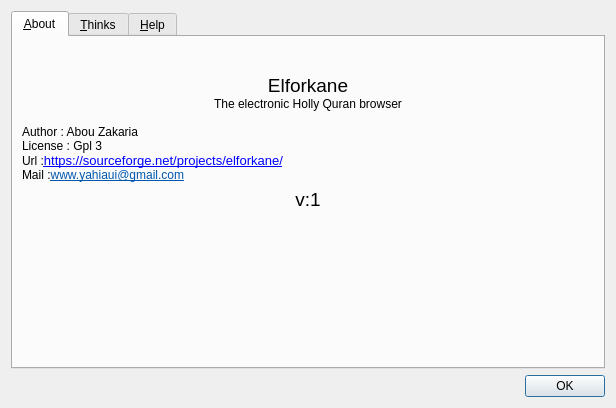
<?xml version="1.0" encoding="UTF-8"?>
<ui version="4.0">
 <class>DialogAbout</class>
 <widget class="QDialog" name="DialogAbout">
  <property name="geometry">
   <rect>
    <x>0</x>
    <y>0</y>
    <width>616</width>
    <height>408</height>
   </rect>
  </property>
  <property name="windowTitle">
   <string>About</string>
  </property>
  <layout class="QGridLayout" name="gridLayout">
   <item row="2" column="0">
    <widget class="QDialogButtonBox" name="buttonBox">
     <property name="orientation">
      <enum>Qt::Horizontal</enum>
     </property>
     <property name="standardButtons">
      <set>QDialogButtonBox::Ok</set>
     </property>
    </widget>
   </item>
   <item row="1" column="0">
    <widget class="QTabWidget" name="tabWidget">
     <property name="currentIndex">
      <number>0</number>
     </property>
     <widget class="QWidget" name="tab">
      <attribute name="title">
       <string>&amp;About</string>
      </attribute>
      <layout class="QVBoxLayout" name="verticalLayout">
       <item>
        <widget class="QLabel" name="label">
         <property name="text">
          <string>&lt;!DOCTYPE HTML PUBLIC &quot;-//W3C//DTD HTML 4.0//EN&quot; &quot;http://www.w3.org/TR/REC-html40/strict.dtd&quot;&gt;
&lt;html&gt;&lt;head&gt;&lt;meta name=&quot;qrichtext&quot; content=&quot;1&quot; /&gt;&lt;style type=&quot;text/css&quot;&gt;
p, li { white-space: pre-wrap; }
&lt;/style&gt;&lt;/head&gt;&lt;body style=&quot; font-family:'Microsoft Sans Serif'; font-size:9pt; font-weight:400; font-style:normal;&quot;&gt;
&lt;p align=&quot;center&quot; style=&quot; margin-top:0px; margin-bottom:0px; margin-left:0px; margin-right:0px; -qt-block-indent:0; text-indent:0px;&quot;&gt;&lt;img src=&quot;:/img/elforkane.png&quot; /&gt;&lt;/p&gt;
&lt;p align=&quot;center&quot; style=&quot;-qt-paragraph-type:empty; margin-top:0px; margin-bottom:0px; margin-left:0px; margin-right:0px; -qt-block-indent:0; text-indent:0px;&quot;&gt;&lt;/p&gt;
&lt;p align=&quot;center&quot; style=&quot; margin-top:0px; margin-bottom:0px; margin-left:0px; margin-right:0px; -qt-block-indent:0; text-indent:0px;&quot;&gt;&lt;span style=&quot; font-size:14pt;&quot;&gt;Elforkane&lt;/span&gt;&lt;/p&gt;
&lt;p align=&quot;center&quot; style=&quot; margin-top:0px; margin-bottom:0px; margin-left:0px; margin-right:0px; -qt-block-indent:0; text-indent:0px;&quot;&gt;The electronic Holly Quran browser&lt;/p&gt;
&lt;p align=&quot;center&quot; style=&quot;-qt-paragraph-type:empty; margin-top:0px; margin-bottom:0px; margin-left:0px; margin-right:0px; -qt-block-indent:0; text-indent:0px;&quot;&gt;&lt;/p&gt;
&lt;p style=&quot; margin-top:0px; margin-bottom:0px; margin-left:0px; margin-right:0px; -qt-block-indent:0; text-indent:0px;&quot;&gt;Author : Abou Zakaria&lt;/p&gt;
&lt;p style=&quot; margin-top:0px; margin-bottom:0px; margin-left:0px; margin-right:0px; -qt-block-indent:0; text-indent:0px;&quot;&gt;License : Gpl 3&lt;/p&gt;
&lt;p style=&quot; margin-top:0px; margin-bottom:0px; margin-left:0px; margin-right:0px; -qt-block-indent:0; text-indent:0px;&quot;&gt;Url :&lt;a href=&quot;https://sourceforge.net/projects/elforkane/&quot;&gt;&lt;span style=&quot; font-family:'Ubuntu'; font-size:10pt; text-decoration: underline; color:#0000ff;&quot;&gt;https://sourceforge.net/projects/elforkane/&lt;/span&gt;&lt;/a&gt;&lt;/p&gt;
&lt;p style=&quot; margin-top:0px; margin-bottom:0px; margin-left:0px; margin-right:0px; -qt-block-indent:0; text-indent:0px;&quot;&gt;Mail :&lt;a href=&quot;www.yahiaui@gmail.com&quot;&gt;&lt;span style=&quot; text-decoration: underline; color:#0057ae;&quot;&gt;www.yahiaui@gmail.com&lt;/span&gt;&lt;/a&gt;&lt;/p&gt;&lt;/body&gt;&lt;/html&gt;</string>
         </property>
        </widget>
       </item>
       <item>
        <widget class="QLabel" name="labelvertion">
         <property name="font">
          <font>
           <pointsize>14</pointsize>
          </font>
         </property>
         <property name="text">
          <string>v:1</string>
         </property>
         <property name="alignment">
          <set>Qt::AlignCenter</set>
         </property>
        </widget>
       </item>
       <item>
        <spacer name="verticalSpacer">
         <property name="orientation">
          <enum>Qt::Vertical</enum>
         </property>
         <property name="sizeHint" stdset="0">
          <size>
           <width>20</width>
           <height>40</height>
          </size>
         </property>
        </spacer>
       </item>
      </layout>
     </widget>
     <widget class="QWidget" name="tab_2">
      <attribute name="title">
       <string>&amp;Thinks</string>
      </attribute>
      <layout class="QVBoxLayout" name="verticalLayout_3">
       <item>
        <widget class="QTextEdit" name="textEdit_2">
         <property name="readOnly">
          <bool>true</bool>
         </property>
         <property name="html">
          <string>&lt;!DOCTYPE HTML PUBLIC &quot;-//W3C//DTD HTML 4.0//EN&quot; &quot;http://www.w3.org/TR/REC-html40/strict.dtd&quot;&gt;
&lt;html&gt;&lt;head&gt;&lt;meta name=&quot;qrichtext&quot; content=&quot;1&quot; /&gt;&lt;style type=&quot;text/css&quot;&gt;
p, li { white-space: pre-wrap; }
&lt;/style&gt;&lt;/head&gt;&lt;body style=&quot; font-family:'Noto Naskh Arabic'; font-size:10pt; font-weight:400; font-style:normal;&quot;&gt;
&lt;p dir='rtl' style=&quot; margin-top:0px; margin-bottom:0px; margin-left:0px; margin-right:0px; -qt-block-indent:0; text-indent:0px;&quot;&gt;&lt;span style=&quot; font-family:'Microsoft Sans Serif'; font-size:9pt;&quot;&gt;أتقدم بجزيل الشكر لاعضاء موقع القرءان الكريم بجامعة الملك سعود&lt;/span&gt;&lt;/p&gt;
&lt;p align=&quot;right&quot; style=&quot; margin-top:0px; margin-bottom:0px; margin-left:0px; margin-right:0px; -qt-block-indent:0; text-indent:0px;&quot;&gt;&lt;a href=&quot;http://quran.ksu.edu.su/&quot;&gt;&lt;span style=&quot; font-family:'Times New Roman, serif'; font-size:9pt; text-decoration: underline; color:#0057ae;&quot;&gt;http://quran.ksu.edu.su&lt;/span&gt;&lt;/a&gt;&lt;/p&gt;
&lt;p style=&quot;-qt-paragraph-type:empty; margin-top:0px; margin-bottom:0px; margin-left:0px; margin-right:0px; -qt-block-indent:0; text-indent:0px; font-family:'Microsoft Sans Serif'; font-size:9pt;&quot;&gt;&lt;br /&gt;&lt;/p&gt;
&lt;p align=&quot;right&quot; dir='rtl' style=&quot; margin-top:0px; margin-bottom:0px; margin-left:0px; margin-right:0px; -qt-block-indent:0; text-indent:0px;&quot;&gt;&lt;span style=&quot; font-family:'Microsoft Sans Serif'; font-size:12pt;&quot;&gt;و أعضاء مجتمع لينكس العربي   &lt;/span&gt;&lt;a href=&quot;www.linuxac.org&quot;&gt;&lt;span style=&quot; font-family:'Microsoft Sans Serif'; font-size:9pt; text-decoration: underline; color:#0057ae;&quot;&gt;www.linuxac.org&lt;/span&gt;&lt;/a&gt;&lt;/p&gt;
&lt;p align=&quot;right&quot; style=&quot;-qt-paragraph-type:empty; margin-top:0px; margin-bottom:0px; margin-left:0px; margin-right:0px; -qt-block-indent:0; text-indent:0px; font-family:'Ubuntu'; font-size:9pt;&quot;&gt;&lt;br /&gt;&lt;/p&gt;
&lt;p align=&quot;right&quot; style=&quot; margin-top:0px; margin-bottom:0px; margin-left:0px; margin-right:0px; -qt-block-indent:0; text-indent:0px;&quot;&gt;&lt;span style=&quot; font-family:'Microsoft Sans Serif'; font-size:9pt;&quot;&gt;واخص بالذكر منهم محمد شعبان على تعاونه الكبير &lt;/span&gt;&lt;/p&gt;
&lt;p align=&quot;right&quot; style=&quot; margin-top:0px; margin-bottom:0px; margin-left:0px; margin-right:0px; -qt-block-indent:0; text-indent:0px;&quot;&gt;&lt;span style=&quot; font-family:'Microsoft Sans Serif'; font-size:9pt;&quot;&gt;و البكري على الايقونة الجميلة للبرنامج&lt;/span&gt;&lt;/p&gt;
&lt;p align=&quot;right&quot; style=&quot;-qt-paragraph-type:empty; margin-top:0px; margin-bottom:0px; margin-left:0px; margin-right:0px; -qt-block-indent:0; text-indent:0px; font-family:'Microsoft Sans Serif'; font-size:9pt;&quot;&gt;&lt;br /&gt;&lt;/p&gt;
&lt;p align=&quot;right&quot; dir='rtl' style=&quot; margin-top:0px; margin-bottom:0px; margin-left:0px; margin-right:0px; -qt-block-indent:0; text-indent:0px;&quot;&gt;&lt;span style=&quot; font-family:'Microsoft Sans Serif'; font-size:12pt;&quot;&gt;وأعضاء مجتمع كيوتي العربي  &lt;/span&gt;&lt;a href=&quot;www.qt-ar.org&quot;&gt;&lt;span style=&quot; font-family:'Microsoft Sans Serif'; font-size:9pt; text-decoration: underline; color:#0057ae;&quot;&gt;www.qt-ar.org&lt;/span&gt;&lt;/a&gt;&lt;/p&gt;
&lt;p align=&quot;right&quot; style=&quot;-qt-paragraph-type:empty; margin-top:0px; margin-bottom:0px; margin-left:0px; margin-right:0px; -qt-block-indent:0; text-indent:0px; font-family:'Ubuntu'; font-size:9pt;&quot;&gt;&lt;br /&gt;&lt;/p&gt;
&lt;p align=&quot;right&quot; style=&quot;-qt-paragraph-type:empty; margin-top:0px; margin-bottom:0px; margin-left:0px; margin-right:0px; -qt-block-indent:0; text-indent:0px; font-family:'Microsoft Sans Serif'; font-size:9pt;&quot;&gt;&lt;br /&gt;&lt;/p&gt;
&lt;p align=&quot;right&quot; dir='rtl' style=&quot; margin-top:0px; margin-bottom:0px; margin-left:0px; margin-right:0px; -qt-block-indent:0; text-indent:0px;&quot;&gt;&lt;span style=&quot; font-family:'Microsoft Sans Serif'; font-size:9pt;&quot;&gt;وكل من ساهم او شارك او ابدى رئيا او نقدا  لاخراج هذا البرنامج&lt;/span&gt;&lt;/p&gt;&lt;/body&gt;&lt;/html&gt;</string>
         </property>
         <property name="textInteractionFlags">
          <set>Qt::LinksAccessibleByMouse|Qt::TextSelectableByMouse</set>
         </property>
        </widget>
       </item>
      </layout>
     </widget>
     <widget class="QWidget" name="tab_3">
      <attribute name="title">
       <string>&amp;Help</string>
      </attribute>
      <layout class="QVBoxLayout" name="verticalLayout_4">
       <item>
        <widget class="QTextEdit" name="textEdit">
         <property name="readOnly">
          <bool>true</bool>
         </property>
         <property name="html">
          <string>&lt;!DOCTYPE HTML PUBLIC &quot;-//W3C//DTD HTML 4.0//EN&quot; &quot;http://www.w3.org/TR/REC-html40/strict.dtd&quot;&gt;
&lt;html&gt;&lt;head&gt;&lt;meta name=&quot;qrichtext&quot; content=&quot;1&quot; /&gt;&lt;style type=&quot;text/css&quot;&gt;
p, li { white-space: pre-wrap; }
&lt;/style&gt;&lt;/head&gt;&lt;body style=&quot; font-family:'Noto Naskh Arabic'; font-size:10pt; font-weight:400; font-style:normal;&quot;&gt;
&lt;p align=&quot;right&quot; dir='rtl' style=&quot; margin-top:18px; margin-bottom:12px; margin-left:0px; margin-right:0px; -qt-block-indent:0; text-indent:0px;&quot;&gt;&lt;span style=&quot; font-family:'Microsoft Sans Serif'; font-size:11pt; font-weight:600;&quot;&gt;كيفية الحصول على ملفات القرءان الكريم باصوات المقرئين&lt;/span&gt;&lt;span style=&quot; font-family:'Arial, sans-serif'; font-size:11pt; font-weight:600;&quot;&gt;:&lt;/span&gt;&lt;/p&gt;
&lt;p align=&quot;right&quot; dir='rtl' style=&quot; margin-top:12px; margin-bottom:12px; margin-left:0px; margin-right:0px; -qt-block-indent:0; text-indent:0px;&quot;&gt;&lt;span style=&quot; font-family:'Times New Roman, serif'; font-size:12pt; font-weight:600; color:#ff0000;&quot;&gt;1&lt;/span&gt;&lt;span style=&quot; font-family:'Times New Roman, serif'; font-size:11pt;&quot;&gt;-&lt;/span&gt;&lt;span style=&quot; font-family:'Microsoft Sans Serif'; font-size:11pt;&quot;&gt;اذا كان لك اتصال بالانترنيت ذو سرعة مناسبة فيمكنك الاستماع مباشرة الى المقرئ الذي تختاره كما يمكنك تغيير موقع القراءة اذا كان لك موقع تعرفه يعتمد على الصيغة التي يعمل بها البرنامج وهي ملف صوت لكل اية &lt;/span&gt;&lt;/p&gt;
&lt;p align=&quot;right&quot; dir='rtl' style=&quot; margin-top:12px; margin-bottom:12px; margin-left:0px; margin-right:0px; -qt-block-indent:0; text-indent:0px;&quot;&gt;&lt;span style=&quot; font-family:'Times New Roman, serif'; font-size:11pt; font-weight:600; color:#ff0000;&quot;&gt;2&lt;/span&gt;&lt;span style=&quot; font-family:'Times New Roman, serif'; font-size:11pt;&quot;&gt;-&lt;/span&gt;&lt;span style=&quot; font-family:'Microsoft Sans Serif'; font-size:11pt;&quot;&gt;كما يمكنك تحميل ملفات الاصوات من موقع القرءان الكريم بجامعة الملك سعود&lt;/span&gt;&lt;/p&gt;
&lt;p align=&quot;right&quot; dir='rtl' style=&quot; margin-top:12px; margin-bottom:12px; margin-left:0px; margin-right:0px; -qt-block-indent:0; text-indent:0px;&quot;&gt;&lt;a href=&quot;http://quran.ksu.edu.sa/ayat/?l=ar&amp;amp;pg=patches&quot;&gt;&lt;span style=&quot; font-family:'Microsoft Sans Serif'; font-size:11pt; text-decoration: underline; color:#0057ae;&quot;&gt;http://quran.ksu.edu.sa/ayat/?l=ar&amp;amp;pg=patches&lt;/span&gt;&lt;/a&gt;&lt;/p&gt;
&lt;p align=&quot;right&quot; dir='rtl' style=&quot; margin-top:12px; margin-bottom:12px; margin-left:0px; margin-right:0px; -qt-block-indent:0; text-indent:0px;&quot;&gt;&lt;span style=&quot; font-family:'Microsoft Sans Serif'; font-size:11pt;&quot;&gt;ستحصل على ملفات من نوع زيب ذات امتداد &lt;/span&gt;&lt;span style=&quot; font-family:'Times New Roman, serif'; font-size:11pt;&quot;&gt;&amp;quot;.ayt&amp;quot;&lt;/span&gt;&lt;/p&gt;
&lt;p align=&quot;right&quot; dir='rtl' style=&quot; margin-top:12px; margin-bottom:12px; margin-left:0px; margin-right:0px; -qt-block-indent:0; text-indent:0px;&quot;&gt;&lt;span style=&quot; font-family:'Microsoft Sans Serif'; font-size:11pt;&quot;&gt;غير الامتداد الى &lt;/span&gt;&lt;span style=&quot; font-family:'Times New Roman, serif'; font-size:11pt;&quot;&gt;&amp;quot;zip&amp;quot; &lt;/span&gt;&lt;span style=&quot; font-family:'Microsoft Sans Serif'; font-size:11pt;&quot;&gt;ثم ازل الضغط عن الملف ستجد بداخل المجلد المتحصل عليه مجلدا باسم المقرئ و ونوعية الضغط بداخله ملفات الصوت ضعه اين تشاء على جهازك او في قرص مضغوط او في فلاش &lt;/span&gt;&lt;/p&gt;
&lt;p align=&quot;right&quot; dir='rtl' style=&quot; margin-top:12px; margin-bottom:12px; margin-left:0px; margin-right:0px; -qt-block-indent:0; text-indent:0px;&quot;&gt;&lt;span style=&quot; font-family:'Microsoft Sans Serif'; font-size:11pt;&quot;&gt;ثم في تحرير المقرئ في مسار المجلد اشر الى المجلد الذي يحتوي الاصوات&lt;/span&gt;&lt;/p&gt;
&lt;p align=&quot;right&quot; dir='rtl' style=&quot; margin-top:12px; margin-bottom:12px; margin-left:0px; margin-right:0px; -qt-block-indent:0; text-indent:0px;&quot;&gt;&lt;span style=&quot; font-family:'Microsoft Sans Serif'; font-size:11pt;&quot;&gt;ملاحظة&lt;/span&gt;&lt;span style=&quot; font-family:'Times New Roman, serif'; font-size:11pt;&quot;&gt;: &lt;/span&gt;&lt;span style=&quot; font-family:'Microsoft Sans Serif'; font-size:11pt;&quot;&gt;يمكن ان يحتوي الملف الذي تحصلت عليه بعد ازالة الضغط على مجلدين احدهما فارغ قم بحذفه&lt;/span&gt;&lt;/p&gt;
&lt;p align=&quot;right&quot; dir='rtl' style=&quot; margin-top:12px; margin-bottom:12px; margin-left:0px; margin-right:0px; -qt-block-indent:0; text-indent:0px;&quot;&gt;&lt;span style=&quot; font-family:'Microsoft Sans Serif'; font-size:11pt;&quot;&gt;كلما حملت ملفا جديدا لنفس المقرئ اضف ملفاته الى المجلد السابق الذي يحتوي ملفات المقرئ الصوتية&lt;/span&gt;&lt;/p&gt;
&lt;p align=&quot;right&quot; dir='rtl' style=&quot; margin-top:12px; margin-bottom:12px; margin-left:0px; margin-right:0px; -qt-block-indent:0; text-indent:0px;&quot;&gt;&lt;span style=&quot; font-family:'Microsoft Sans Serif'; font-size:11pt; font-weight:600; color:#ff0000;&quot;&gt;3&lt;/span&gt;&lt;span style=&quot; font-family:'Microsoft Sans Serif'; font-size:11pt;&quot;&gt;- كما يمكنك الحصول على حزم بصيغة توزيعتك من هنا&lt;/span&gt;&lt;/p&gt;
&lt;p align=&quot;right&quot; dir='rtl' style=&quot; margin-top:12px; margin-bottom:12px; margin-left:0px; margin-right:0px; -qt-block-indent:0; text-indent:0px;&quot;&gt;&lt;span style=&quot; font-family:'Microsoft Sans Serif'; font-size:11pt;&quot;&gt;حزم rpm  و deb :  &lt;/span&gt;&lt;/p&gt;
&lt;p align=&quot;right&quot; dir='rtl' style=&quot; margin-top:12px; margin-bottom:12px; margin-left:0px; margin-right:0px; -qt-block-indent:0; text-indent:0px;&quot;&gt;&lt;a href=&quot;http://ayat.sourceforge.net/telawa_ar.php&quot;&gt;&lt;span style=&quot; font-size:11pt; text-decoration: underline; color:#007af4;&quot;&gt;http://ayat.sourceforge.net/telawa_ar.php&lt;/span&gt;&lt;/a&gt;&lt;/p&gt;
&lt;p align=&quot;right&quot; dir='rtl' style=&quot; margin-top:12px; margin-bottom:12px; margin-left:0px; margin-right:0px; -qt-block-indent:0; text-indent:0px;&quot;&gt;&lt;span style=&quot; font-family:'Microsoft Sans Serif'; font-size:11pt;&quot;&gt;ملاحظة : اذا لم تجد المقرئ ضمن قائمة المقرئين يمكنك اضافته يدويا &lt;/span&gt;&lt;/p&gt;
&lt;p align=&quot;right&quot; dir='rtl' style=&quot; margin-top:12px; margin-bottom:12px; margin-left:0px; margin-right:0px; -qt-block-indent:0; text-indent:0px;&quot;&gt;&lt;span style=&quot; font-family:'Microsoft Sans Serif'; font-size:11pt;&quot;&gt;مثلا &lt;/span&gt;&lt;/p&gt;
&lt;p align=&quot;right&quot; dir='rtl' style=&quot; margin-top:12px; margin-bottom:12px; margin-left:0px; margin-right:0px; -qt-block-indent:0; text-indent:0px;&quot;&gt;&lt;span style=&quot; font-family:'Microsoft Sans Serif'; font-size:11pt;&quot;&gt;اسم المقرئ  : الحذيفي&lt;/span&gt;&lt;/p&gt;
&lt;p align=&quot;right&quot; dir='rtl' style=&quot; margin-top:12px; margin-bottom:12px; margin-left:0px; margin-right:0px; -qt-block-indent:0; text-indent:0px;&quot;&gt;&lt;span style=&quot; font-family:'Microsoft Sans Serif'; font-size:11pt;&quot;&gt;مسار الملف : audio/Hudhaify_32kbps&lt;/span&gt;&lt;/p&gt;
&lt;p align=&quot;right&quot; dir='rtl' style=&quot;-qt-paragraph-type:empty; margin-top:12px; margin-bottom:12px; margin-left:0px; margin-right:0px; -qt-block-indent:0; text-indent:0px; font-family:'Microsoft Sans Serif'; font-size:11pt;&quot;&gt;&lt;br /&gt;&lt;/p&gt;
&lt;p align=&quot;right&quot; dir='rtl' style=&quot;-qt-paragraph-type:empty; margin-top:12px; margin-bottom:12px; margin-left:0px; margin-right:0px; -qt-block-indent:0; text-indent:0px; font-family:'Microsoft Sans Serif'; font-size:11pt;&quot;&gt;&lt;br /&gt;&lt;/p&gt;
&lt;p align=&quot;right&quot; dir='rtl' style=&quot;-qt-paragraph-type:empty; margin-top:12px; margin-bottom:12px; margin-left:0px; margin-right:0px; -qt-block-indent:0; text-indent:0px; font-family:'Microsoft Sans Serif'; font-size:11pt;&quot;&gt;&lt;br /&gt;&lt;/p&gt;&lt;/body&gt;&lt;/html&gt;</string>
         </property>
         <property name="textInteractionFlags">
          <set>Qt::TextBrowserInteraction</set>
         </property>
        </widget>
       </item>
      </layout>
     </widget>
    </widget>
   </item>
  </layout>
 </widget>
 <resources/>
 <connections>
  <connection>
   <sender>buttonBox</sender>
   <signal>accepted()</signal>
   <receiver>DialogAbout</receiver>
   <slot>accept()</slot>
   <hints>
    <hint type="sourcelabel">
     <x>248</x>
     <y>254</y>
    </hint>
    <hint type="destinationlabel">
     <x>157</x>
     <y>274</y>
    </hint>
   </hints>
  </connection>
 </connections>
</ui>
